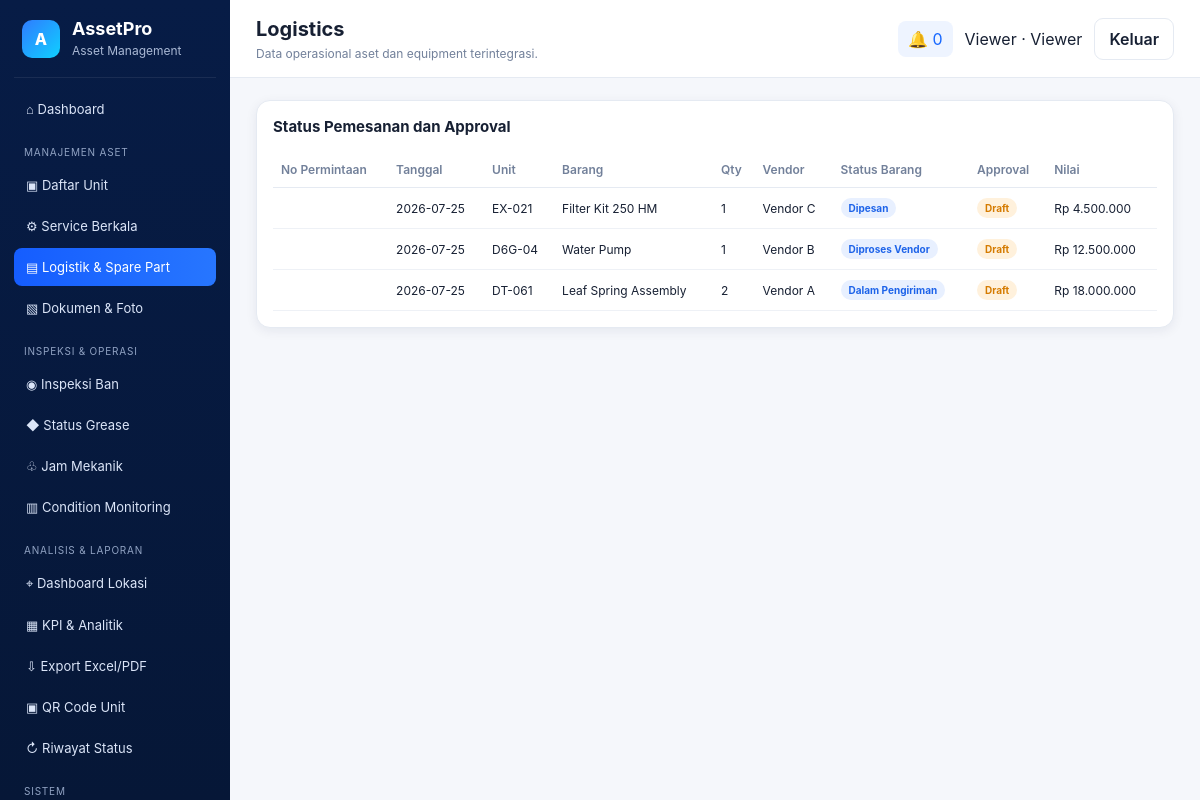
The page /dashboard.php?page=logistics (signed in) on the database its author committed.
### tables this page shows
CREATE TABLE logistics_orders(id INT AUTO_INCREMENT PRIMARY KEY,unit_id INT NULL,item_name VARCHAR(150) NOT NULL,quantity INT DEFAULT 1,vendor VARCHAR(120),order_date DATE,expected_date DATE,status ENUM('Dipesan','Diproses Vendor','Dalam Pengiriman','Tiba','Tertunda','Dibatalkan') DEFAULT 'Dipesan',total_cost DECIMAL(15,2) DEFAULT 0,created_at TIMESTAMP DEFAULT CURRENT_TIMESTAMP,FOREIGN KEY(unit_id) REFERENCES units(id) ON DELETE SET NULL);

CREATE TABLE units(id INT AUTO_INCREMENT PRIMARY KEY,unit_code VARCHAR(40) UNIQUE NOT NULL,unit_name VARCHAR(120) NOT NULL,category VARCHAR(80) NOT NULL,brand VARCHAR(80),model VARCHAR(80),serial_number VARCHAR(100),location VARCHAR(120),meter_type ENUM('HM','KM') DEFAULT 'HM',current_meter DECIMAL(12,2) DEFAULT 0,operational_status ENUM('Ready for Use','Breakdown','Downtime','Maintenance') DEFAULT 'Ready for Use',created_at TIMESTAMP DEFAULT CURRENT_TIMESTAMP,updated_at TIMESTAMP DEFAULT CURRENT_TIMESTAMP ON UPDATE CURRENT_TIMESTAMP);

### app/helpers.php (called while the page is built, shortened)
<?php
function e(?string $value): string { return htmlspecialchars($value ?? '', ENT_QUOTES, 'UTF-8'); }
function rupiah($n): string { return 'Rp ' . number_format((float)$n, 0, ',', '.'); }
function status_class(string $status): string { $s=strtolower($status); if(str_contains($s,'jatuh')||str_contains($s,'menunggu')||str_contains($s,'downtime')||str_contains($s,'draft'))return 'st-orange'; return 'st-blue'; }

### pages/logistics.php (the view, shortened to what this page needs)
<?php
$rows = $pdo->query(
    'SELECT l.*, u.unit_code
     FROM logistics_orders l
     LEFT JOIN units u ON u.id = l.unit_id
     ORDER BY l.id DESC'
)->fetchAll();
?>
<div class="card panel">
    <h3>Status Pemesanan dan Approval</h3>
    <div style="overflow-x:auto;">
        <table>
            <thead>
                <tr>
                    <th>No Permintaan</th>
                    <th>Tanggal</th>
                    <th>Unit</th>
                    <th>Barang</th>
                    <th>Qty</th>
                    <th>Vendor</th>
                    <th>Status Barang</th>
                    <th>Approval</th>
                    <th>Nilai</th>
                </tr>
            </thead>
            <tbody>
                <?php foreach ($rows as $r): ?>
                    <tr>
                        <td><?= e($r['request_no']) ?></td>
                        <td><?= e($r['order_date']) ?></td>
                        <td><?= e($r['unit_code'] ?? 'Umum') ?></td>
                        <td><?= e($r['item_name']) ?></td>
                        <td><?= (int)$r['quantity'] ?></td>
                        <td><?= e($r['vendor']) ?></td>
                        <td><span class="status <?= status_class($r['status']) ?>"><?= e($r['status']) ?></span></td>
                        <td><span class="status <?= status_class($r['approval_status']) ?>"><?= e($r['approval_status']) ?></span></td>
                        <td><?= rupiah($r['total_cost']) ?></td>
                    </tr>
                <?php endforeach; ?>
            </tbody>
        </table>
    </div>
</div>

### assets/css/app.css (style rules this page uses)
:root { --navy:#071c46;--blue:#1667ff;--green:#20b26b;--orange:#ff9b21;--red:#ef4444;--purple:#6d5dfc;--text:#172033;--muted:#72809a;--line:#e5eaf2;--bg:#f5f7fb;--card:#fff;--shadow:0 3px 12px rgba(20,35,70,.07);--radius:14px }
* { box-sizing:border-box }
body { margin:0;font-family:Inter,Segoe UI,Arial,sans-serif;background:var(--bg);color:var(--text) }
.card { background:var(--card);border:1px solid var(--line);border-radius:var(--radius);box-shadow:var(--shadow) }
.panel { padding:16px;overflow:auto }
.panel h3 { margin:0 0 16px;font-size:15px }
table { width:100%;border-collapse:collapse;font-size:12px }
th { text-align:left;color:var(--muted);font-weight:600;padding:10px 8px;border-bottom:1px solid var(--line) }
td { padding:10px 8px;border-bottom:1px solid #eef1f6 }
.status { display:inline-block;padding:4px 8px;border-radius:999px;font-size:10px;font-weight:700 }
.st-blue { background:#e8f0ff;color:#1d63e9 }
.st-orange { background:#fff1dc;color:#d57b00 }

### rows shown on the page
logistics_orders: order_date "2026-07-25", unit.unit_code "EX-021", item_name "Filter Kit 250 HM", quantity "1", vendor "Vendor C", status "Dipesan", approval_status "Draft", total_cost "Rp 4.500.000"
logistics_orders: order_date "2026-07-25", unit.unit_code "D6G-04", item_name "Water Pump", quantity "1", vendor "Vendor B", status "Diproses Vendor", approval_status "Draft", total_cost "Rp 12.500.000"
logistics_orders: order_date "2026-07-25", unit.unit_code "DT-061", item_name "Leaf Spring Assembly", quantity "2", vendor "Vendor A", status "Dalam Pengiriman", approval_status "Draft", total_cost "Rp 18.000.000"

### other values the page prints
str_replace('-',' ',$page==='home'?'Dashboard Asset Manager':$page) "Logistics"
$unread "0"
current_user()['name'] "Viewer"
role_label(current_role()) "Viewer"
